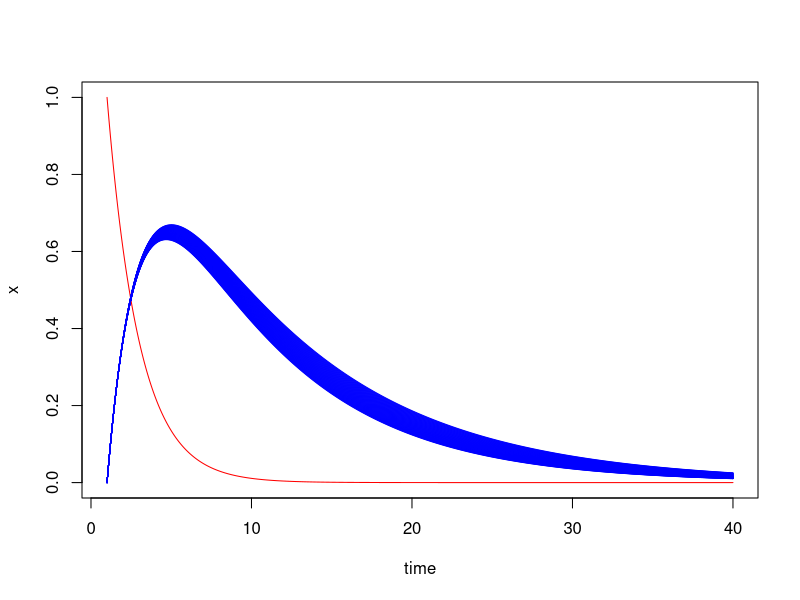

This figure's R source:
## ---- chunk 1
func_drug_conc <- function(t, state, parms) {
    dx<- -parms["r1"]*state["x"]
    dy<- parms["r1"]*state["x"]-parms["r2"]*state["y"]
    return(list(c(dx,dy)))  
    
}
X0<-1
Y0<-0
R1<-1/3
out <- deSolve::ode(
    y = c("x" = 1, "y" = 0), times = seq(1, 40, 0.01), func = func_drug_conc,
    parms = c("r1" = 1/2, "r2" = 1/10), method = "euler"
)
plot(x ~ time, data = out, type = "l",col="red")
range2<-seq(1/10,1/8,0.0005)
for (i in range2){
    out_i <- deSolve::ode(
        y = c("x" = 1, "y" = 0), times = seq(1, 40, 0.01), func = func_drug_conc,
        parms = c("r1" = 1/2, "r2" = i), method = "euler"
    )
    lines(y ~ time, data = out_i,col="blue")   
    }  
